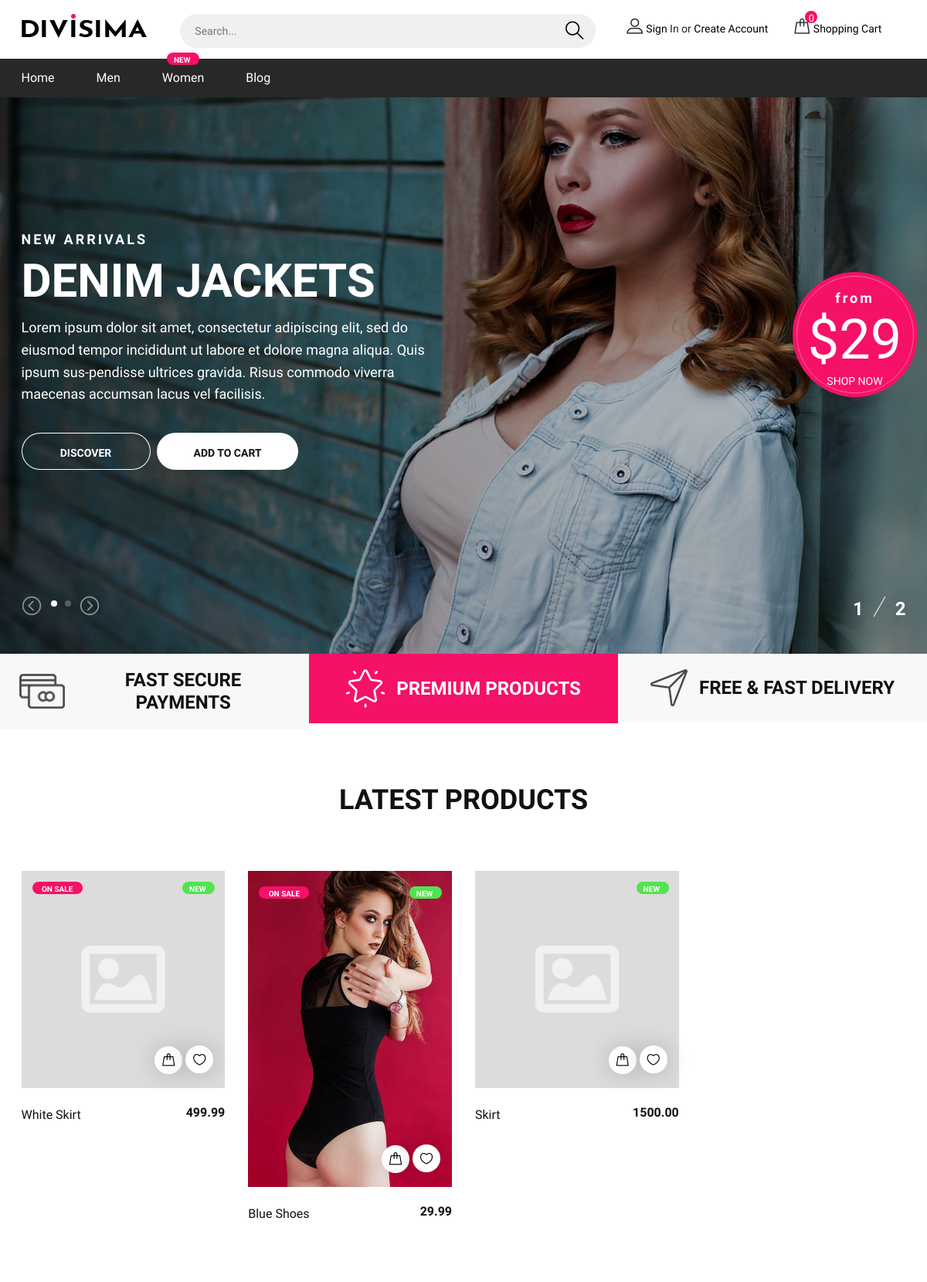
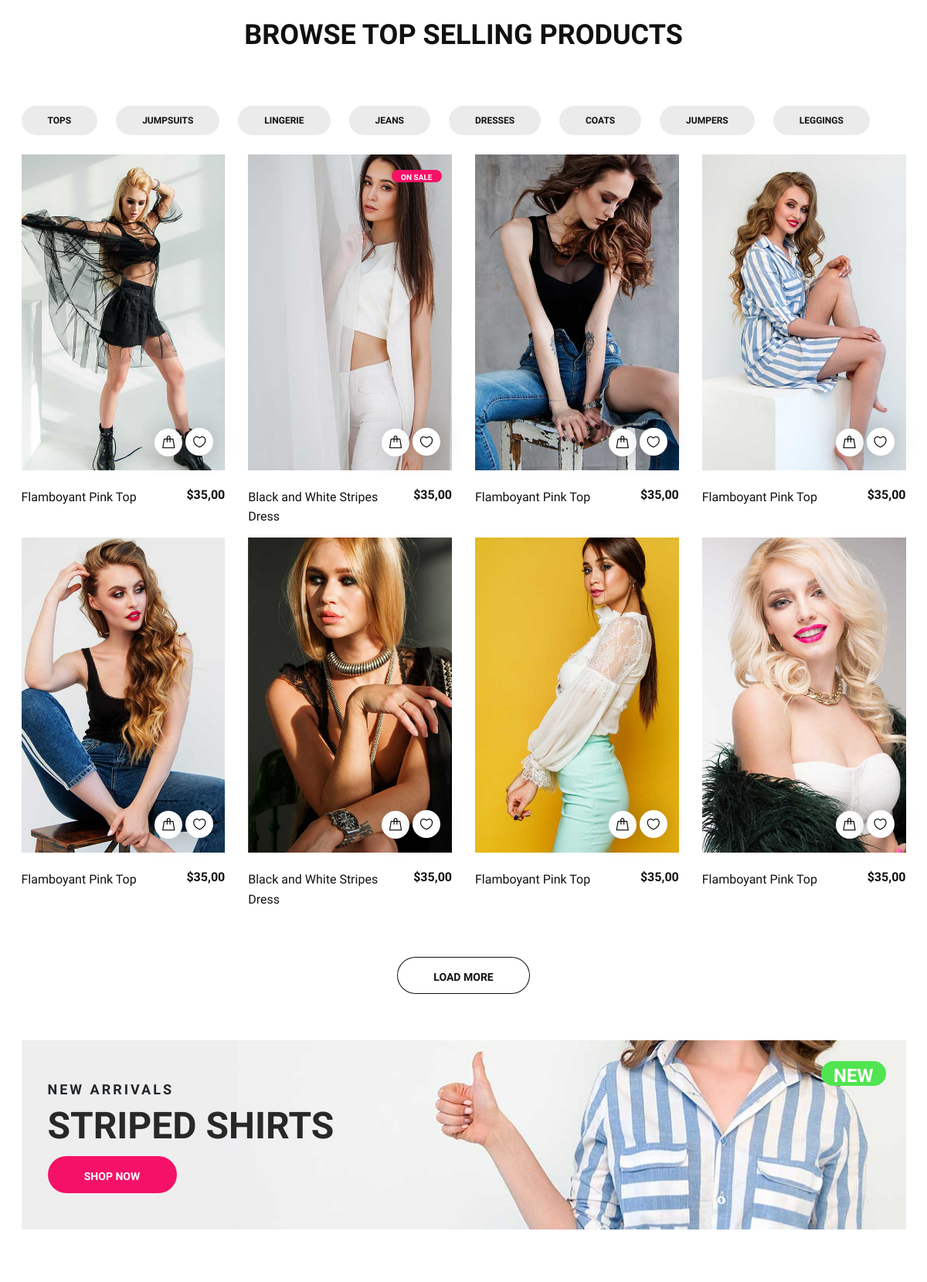
The page / (upper part) on the database its author committed (2 pictures, top to bottom).
### ecommerce/models.py (models this page shows, shortened)
class Category(models.Model):
    title = models.CharField(max_length=150, db_index=True)
    slug = models.SlugField(max_length=150, unique=True, null=True, db_index=True)
    new = models.BooleanField(default=True) # used to define if to show "new" label on front-end or not
    root_category = models.BooleanField(default=True) # if False, it won't be displayed in megamenu
    parent_category = models.ForeignKey('self', related_name='sub_categories', null=True, blank=True, on_delete=models.CASCADE) # shouldn't be selected within True root_category
    created_at = models.DateTimeField(default=timezone.now)
    updated_at = models.DateTimeField(auto_now=True)
    class Meta:
        ordering = ('title', )
        verbose_name = 'category'
        verbose_name_plural = 'categories'
    def products_inside(self):
        products_inside_category = SimpleProduct.objects.filter(category=self, available=True).first()
        """here is needed to list all existing product models
        based on BaseProduct abstract model in order to have correctly counted
        products inside category"""
        if products_inside_category:
            return True
        return False
    def products_inside_sub_categories(self): # needed to define display or not triangle-down in megamenu on front-end
        for category in Category.objects.get(category=self.id).sub_categories.all():
            if category.products_inside():
                return True
        return False
    def get_absolute_url(self):
        return reverse('category-page', args=[self.slug])

class BaseProduct(models.Model):
    category = models.ForeignKey(Category, related_name='category', on_delete=models.CASCADE)
    title = models.CharField(max_length=100, db_index=True)
    slug = models.SlugField(max_length=100, null=True, db_index=True)
    description = models.TextField(blank=True)
    description_short = models.TextField(max_length=100, blank=True)
    sku = models.CharField(max_length=100, unique=True)
    price = MoneyField(max_digits=14, decimal_places=2, default_currency='USD')
    available = models.BooleanField(default=True)
    new = models.BooleanField(default=True) # that field will be used to show or not "new" label on product
    on_sale = models.BooleanField(default=False)
    stock = models.PositiveIntegerField(default=0)
    created_at = models.DateTimeField(default=timezone.now)
    updated_at = models.DateTimeField(auto_now=True)
    main_image = models.ImageField(upload_to=product_main_image_directory_path, default=settings.PRODUCT_DEFAULT_IMAGE)
    class Meta:
        ordering = ('title', )
        abstract = True
    def new_status(self, days_to_display_new_status=settings.DAYS_TO_DEFINE_PRODUCT_NEW_STATUS):
        time_after_creation = datetime.datetime.now(timezone.utc) - self.created_at
        if time_after_creation.days <= days_to_display_new_status and self.new:
            return True
        return False

class SimpleProduct(BaseProduct):
    type = models.CharField(max_length=20, default='Simple')

### ecommerce/views.py (the view)
# urls.py: path('', views.home_page, name='ecommerce-home'),
def home_page(request):
    latest_products = latest_products_defining()
    return render(request, 'ecommerce/home.html', {
                                                    'title': 'Home Page',
                                                    'latest_products': latest_products,
                                                    })

### ecommerce/context_processors.py (called while the page is built)
def all_categories(request):
    categories = Category.objects.all()
    return {'all_categories': categories}

### ecommerce/services.py (called while the page is built)
def latest_products_defining(latest_products_count=settings.LATEST_PRODUCTS_COUNT):
    result_list = sorted(
        chain(SimpleProduct.objects.order_by('-created_at')[:latest_products_count]),
        key=lambda product: product.created_at, reverse=True)
    return result_list[:latest_products_count]

### ecommerce/templates/ecommerce/home.html (shortened to what this page needs)
{% extends 'ecommerce/base.html' %}
{% load custom_tags %}
{% block content %}
<section class="hero-section">
	<div class="hero-slider owl-carousel">
		<div class="hs-item set-bg" data-setbg="{{ MEDIA_URL }}img/bg.jpg">
			<div class="container">
				<div class="row">
					<div class="col-xl-6 col-lg-7 text-white">
						<span>New Arrivals</span>
						<h2>denim jackets</h2>
						<p>Lorem ipsum dolor sit amet, consectetur adipiscing elit, sed do eiusmod tempor incididunt ut labore et dolore magna aliqua. Quis ipsum sus-pendisse ultrices gravida. Risus commodo viverra maecenas accumsan lacus vel facilisis. </p>
						<a href="#" class="site-btn sb-line">DISCOVER</a>
						<a href="#" class="site-btn sb-white">ADD TO CART</a>
					</div>
				</div>
				<div class="offer-card text-white">
					<span>from</span>
					<h2>$29</h2>
					<p>SHOP NOW</p>
				</div>
			</div>
		</div>
	</div>
	<div class="container">
		<div class="slide-num-holder" id="snh-1"></div>
	</div>
</section>
<section class="features-section">
	<div class="container-fluid">
		<div class="row">
			<div class="col-md-4 p-0 feature">
				<div class="feature-inner">
					<div class="feature-icon">
						<img src="{{ MEDIA_URL }}img/icons/1.png" alt="#">
					</div>
					<h2>Fast Secure Payments</h2>
				</div>
			</div>
			<div class="col-md-4 p-0 feature">
				<div class="feature-inner">
					<div class="feature-icon">
						<img src="{{ MEDIA_URL }}img/icons/2.png" alt="#">
					</div>
					<h2>Premium Products</h2>
				</div>
			</div>
			<div class="col-md-4 p-0 feature">
				<div class="feature-inner">
					<div class="feature-icon">
						<img src="{{ MEDIA_URL }}img/icons/3.png" alt="#">
					</div>
					<h2>Free & fast Delivery</h2>
				</div>
			</div>
		</div>
	</div>
</section>
<section class="top-letest-product-section">
	<div class="container">
		<div class="section-title">
			<h2>LATEST PRODUCTS</h2>
		</div>
		<div class="product-slider owl-carousel">
			{% for product in latest_products %}
				<div class="product-item">
					<div class="pi-pic">
						<div class="product-on-image-labels">
							{% if product.new_status %}
								<div class="tag-new">New</div>
							{% endif %}
							{% if product.on_sale %}
								<div class="tag-sale">ON SALE</div>
							{% endif %}
						</div>
						<img src="{{ MEDIA_URL }}{{ product.main_image }}" alt="{{ product.title }}">
						<div class="pi-links">
							<a href="#" class="add-card"><i class="flaticon-bag"></i><span>ADD TO CART</span></a>
							<a href="#" class="wishlist-btn"><i class="flaticon-heart"></i></a>
						</div>
					</div>
					<div class="pi-text">
						<h6>{{ product.price }}</h6>
						<p>{{ product.title }}</p>
					</div>
				</div>
			{% endfor %}
		</div>
	</div>
</section>
<section class="product-filter-section">
	<div class="container">
		<div class="section-title">
			<h2>BROWSE TOP SELLING PRODUCTS</h2>
		</div>
		<ul class="product-filter-menu">
			<li><a href="#">TOPS</a></li>
			<li><a href="#">JUMPSUITS</a></li>
			<li><a href="#">LINGERIE</a></li>
			<li><a href="#">JEANS</a></li>
			<li><a href="#">DRESSES</a></li>
			<li><a href="#">COATS</a></li>
			<li><a href="#">JUMPERS</a></li>
			<li><a href="#">LEGGINGS</a></li>
		</ul>
		<div class="row">
			<div class="col-lg-3 col-sm-6">
				<div class="product-item">
					<div class="pi-pic">
						<img src="{{ MEDIA_URL }}img/product/5.jpg" alt="">
						<div class="pi-links">
							<a href="#" class="add-card"><i class="flaticon-bag"></i><span>ADD TO CART</span></a>
							<a href="#" class="wishlist-btn"><i class="flaticon-heart"></i></a>
						</div>
					</div>
					<div class="pi-text">
						<h6>$35,00</h6>
						<p>Flamboyant Pink Top </p>
					</div>
				</div>
			</div>
			<div class="col-lg-3 col-sm-6">
				<div class="product-item">
					<div class="pi-pic">
						<div class="tag-sale">ON SALE</div>
						<img src="{{ MEDIA_URL }}img/product/6.jpg" alt="">
						<div class="pi-links">
							<a href="#" class="add-card"><i class="flaticon-bag"></i><span>ADD TO CART</span></a>
							<a href="#" class="wishlist-btn"><i class="flaticon-heart"></i></a>
						</div>
					</div>
					<div class="pi-text">
						<h6>$35,00</h6>
						<p>Black and White Stripes Dress</p>
					</div>
				</div>
			</div>
			<div class="col-lg-3 col-sm-6">
				<div class="product-item">
					<div class="pi-pic">
						<img src="{{ MEDIA_URL }}img/product/7.jpg" alt="">
						<div class="pi-links">
							<a href="#" class="add-card"><i class="flaticon-bag"></i><span>ADD TO CART</span></a>
							<a href="#" class="wishlist-btn"><i class="flaticon-heart"></i></a>
						</div>
					</div>
					<div class="pi-text">
						<h6>$35,00</h6>
						<p>Flamboyant Pink Top </p>
					</div>
				</div>
			</div>
			<div class="col-lg-3 col-sm-6">
				<div class="product-item">
					<div class="pi-pic">
						<img src="{{ MEDIA_URL }}img/product/8.jpg" alt="">
						<div class="pi-links">
							<a href="#" class="add-card"><i class="flaticon-bag"></i><span>ADD TO CART</span></a>
							<a href="#" class="wishlist-btn"><i class="flaticon-heart"></i></a>
						</div>
					</div>
					<div class="pi-text">
						<h6>$35,00</h6>
						<p>Flamboyant Pink Top </p>
					</div>
				</div>
			</div>
			<div class="col-lg-3 col-sm-6">
				<div class="product-item">
					<div class="pi-pic">
						<img src="{{ MEDIA_URL }}img/product/9.jpg" alt="">
						<div class="pi-links">
							<a href="#" class="add-card"><i class="flaticon-bag"></i><span>ADD TO CART</span></a>
							<a href="#" class="wishlist-btn"><i class="flaticon-heart"></i></a>
						</div>
					</div>
					<div class="pi-text">
						<h6>$35,00</h6>
						<p>Flamboyant Pink Top </p>
					</div>
				</div>
			</div>
			<div class="col-lg-3 col-sm-6">
				<div class="product-item">
					<div class="pi-pic">
						<img src="{{ MEDIA_URL }}img/product/10.jpg" alt="">
						<div class="pi-links">
							<a href="#" class="add-card"><i class="flaticon-bag"></i><span>ADD TO CART</span></a>
							<a href="#" class="wishlist-btn"><i class="flaticon-heart"></i></a>
						</div>
					</div>
					<div class="pi-text">
						<h6>$35,00</h6>
						<p>Black and White Stripes Dress</p>
					</div>
				</div>
			</div>
			<div class="col-lg-3 col-sm-6">
				<div class="product-item">
					<div class="pi-pic">
						<img src="{{ MEDIA_URL }}img/product/11.jpg" alt="">
						<div class="pi-links">
							<a href="#" class="add-card"><i class="flaticon-bag"></i><span>ADD TO CART</span></a>
							<a href="#" class="wishlist-btn"><i class="flaticon-heart"></i></a>
						</div>
					</div>
					<div class="pi-text">
						<h6>$35,00</h6>
						<p>Flamboyant Pink Top </p>
					</div>
				</div>
			</div>
			<div class="col-lg-3 col-sm-6">
				<div class="product-item">
					<div class="pi-pic">
						<img src="{{ MEDIA_URL }}img/product/12.jpg" alt="">
						<div class="pi-links">
							<a href="#" class="add-card"><i class="flaticon-bag"></i><span>ADD TO CART</span></a>
							<a href="#" class="wishlist-btn"><i class="flaticon-heart"></i></a>
						</div>
					</div>
					<div class="pi-text">
						<h6>$35,00</h6>
						<p>Flamboyant Pink Top </p>
					</div>
				</div>
			</div>
		</div>
		<div class="text-center pt-5">
			<button class="site-btn sb-line sb-dark">LOAD MORE</button>
		</div>
	</div>
</section>
<section class="banner-section">
	<div class="container">
		<div class="banner set-bg" data-setbg="{{ MEDIA_URL }}img/banner-bg.jpg">
			<div class="tag-new">NEW</div>
			<span>New Arrivals</span>
			<h2>STRIPED SHIRTS</h2>
			<a href="#" class="site-btn">SHOP NOW</a>
		</div>
	</div>
</section>
{% endblock content %}

### ecommerce/templates/ecommerce/base.html (shortened to what this page needs)
{% load static %}
<!DOCTYPE html>
<html lang="zxx">
<head>
	<link rel="stylesheet" href="{% static 'css/bootstrap.min.css' %}"/>
	<link rel="stylesheet" href="{% static 'css/font-awesome.min.css' %}"/>
	<link rel="stylesheet" href="{% static 'css/flaticon.css' %}"/>
	<link rel="stylesheet" href="{% static 'css/slicknav.min.css' %}"/>
	<link rel="stylesheet" href="{% static 'css/jquery-ui.min.css' %}"/>
	<link rel="stylesheet" href="{% static 'css/owl.carousel.min.css' %}"/>
	<link rel="stylesheet" href="{% static 'css/animate.css' %}"/>
	<link rel="stylesheet" href="{% static 'css/style.css' %}"/>
</head>
<body>
	<header class="header-section">
		<div class="header-top">
			<div class="container">
				<div class="row">
					<div class="col-lg-2 text-center text-lg-left">
						<a href="./index.html" class="site-logo">
							<img src="{{ MEDIA_URL }}img/logo.png" alt="">
						</a>
					</div>
					<div class="col-xl-6 col-lg-5">
						<form class="header-search-form">
							<input type="text" placeholder="Search...">
							<button><i class="flaticon-search"></i></button>
						</form>
					</div>
					<div class="col-xl-4 col-lg-5">
						<div class="user-panel">
							<div class="up-item">
								<i class="flaticon-profile"></i>
                                {% if user.is_authenticated %}
                                    <a href="#">My Account</a>
                                {% else %}
                                    <a href="#">Sign</a> In or <a href="#">Create Account</a>
                                {% endif %}
							</div>
							<div class="up-item">
								<div class="shopping-card">
									<i class="flaticon-bag"></i>
									<span>0</span>
								</div>
								<a href="#">Shopping Cart</a>
							</div>
						</div>
					</div>
				</div>
			</div>
		</div>
		<nav class="main-navbar">
			<div class="container">
				<ul class="main-menu">
					<li><a href="{% url 'ecommerce-home' %}">Home</a></li>
					{% for category in all_categories %}
						{% if category.root_category and category.products_inside %}
							{% if category.sub_categories.count and category.products_inside_sub_categories %}
								<li class="triangle-down"><a href="{{ category.get_absolute_url }}">{{ category.title }}
                            {% else %}
								<li><a href="{{ category.get_absolute_url }}">{{ category.title }}
                            {% endif %}
                            {% if category.new %}
                                <span class="new">New</span>
                            {% endif %}
                            </a>
						{% endif %}
                    </li>
                    {% endfor %}
					<li><a href="#">Blog</a></li>
				</ul>
			</div>
		</nav>
	</header>
{% block content %}{% endblock %}
	</body>
</html>

### rows shown on the page
Category: title "Men"
Category: root_category True (drawn), title "Women", new "NEW"
SimpleProduct: new "NEW", on_sale "ON SALE", price "499.99", title "White Skirt"
SimpleProduct: new "NEW", on_sale "ON SALE", main_image (picture), price "29.99", title "Blue Shoes"
SimpleProduct: new "NEW", price "1500.00", title "Skirt"
